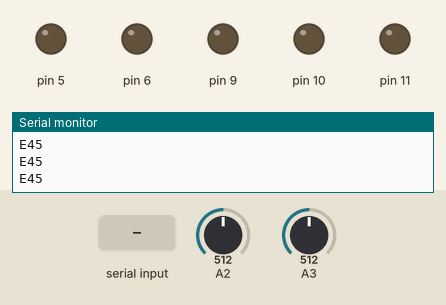
This sketch was run on a simulated Arduino Uno, built with avr-gcc and run on an emulated ATmega328P. Shown: output pins drawn as LEDs (lit = HIGH), the last lines printed to the serial monitor. Dashed ring = blinking. The inputs (shaded band) are chosen by the test bench; at power-on: A2 = 512, A3 = 512.

Above: at 1.2 s.
1.3 s: "R90\n" received over Serial
At 1.46 s:
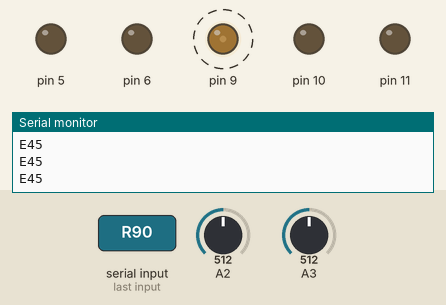
4.3 s: "E90\n" received over Serial
At 5.5 s:
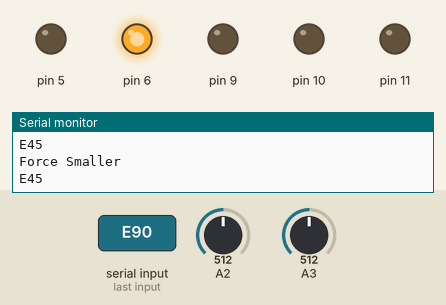
5.8 s: A2 set to 260
8.8 s: A2 set to 241
At 8.98 s:
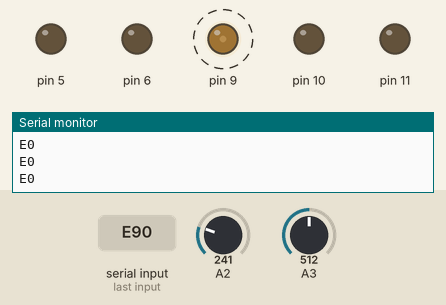
11.8 s: A3 set to 315
14.8 s: A3 set to 283
At 15.1 s:
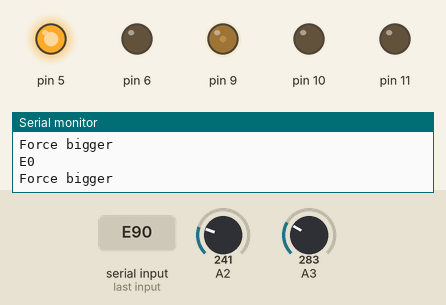
Timing chart, 0 to 17.3 s (numbered marks = the images above; inputs shaded):
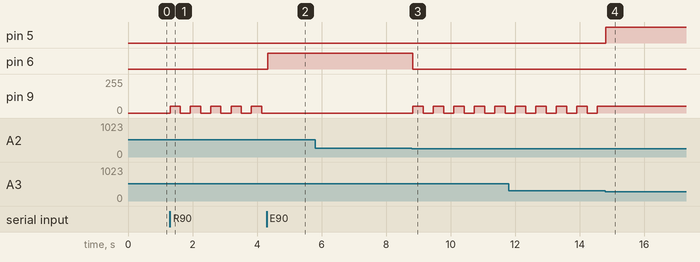

The sketch:

brake_F.ino
```cpp
#include <SoftwareSerial.h>

bool DirectIn = 0;
bool RBlink = 0;
bool LBlink = 0;
bool BLight = 0;
bool Bstatus = 0;
bool brake = 0;

int autoBMax=842, autoBMin=242, autoBMaxF=100, autoBMinF=0; // analog200 -> softbrake
int manualBMax=322, manualBMin=198, manualBMaxF=100, manualBMinF=0;
int autoBF = 0, manualBF = 0, TbrakeF = 0;
int requestForce = 1;

unsigned long Btime = 0;

void setup() {
  Serial.begin(9600);
  pinMode(A2,INPUT);
  pinMode(A3,INPUT);
  pinMode(5,OUTPUT);
  pinMode(6,OUTPUT);
  pinMode(9,OUTPUT);
  pinMode(10,OUTPUT);
  pinMode(11,OUTPUT);
  Serial.println("\nSetup OK");
}

void loop() {
  brakeS();
  if (brake) brakeA();
  SerialEvent();
  light();
}

void(* resetFunc) (void) = 0;
```

LIGHT.ino
```cpp
void light(){
  if (RBlink||LBlink){
    if (millis()-Btime>300){
      if (!Bstatus){
//        Serial.println("IN");
        if (RBlink) analogWrite(9,50);
        if (LBlink) analogWrite(11,50);
        Bstatus = 1;
      }
      else {
        analogWrite(9,0);
        analogWrite(11,0);
        Bstatus = 0;
      }
      Btime = millis();
    }
  }
  else {
    analogWrite(9,0);
    analogWrite(11,0);
    Bstatus = 0;
  }
}
```

brakeActivate.ino
```cpp
void brakeA(){
  if ((requestForce-10>TbrakeF||DirectIn == 1)&&autoBF<autoBMaxF&&autoBF<103){
    digitalWrite(5,1);
    while (requestForce>TbrakeF){
      Serial.println("Force bigger");
      brakeS();
      SerialEvent();
      if (TbrakeF+5>=requestForce||autoBF>=autoBMaxF){
        digitalWrite(5,0);
        break;
      }
    }
    digitalWrite(5,0);
    Serial.println("Force STOP");
    DirectIn = 0;
  }

  else if ((requestForce+10<TbrakeF||DirectIn == 1)&&autoBF>autoBMinF&&autoBF>3){
    digitalWrite(6,1);
    while (requestForce<TbrakeF){
      Serial.println("Force Smaller");
      brakeS();
      SerialEvent();
      if (TbrakeF-5<=requestForce||autoBF<=autoBMinF){
        digitalWrite(6,0);
        break;
      }
    }
    digitalWrite(6,0);
    Serial.println("Force STOP");
    DirectIn = 0;
  }
  if (autoBF-3>=autoBMaxF){
    digitalWrite(5,0);
    digitalWrite(6,1);
    delay(100);
    digitalWrite(6,0);
    Serial.println("autoBrake Fixing");
  }
  else if (autoBF+5<=autoBMinF){
    digitalWrite(6,0);
    digitalWrite(5,1);
    delay(100);
    digitalWrite(5,0);
    Serial.println("autoBrake Fixing");
  }
  if (analogRead(A2)>=1000){
    digitalWrite(5,0);
    digitalWrite(6,1);
    delay(100);
    digitalWrite(6,0);
    Serial.println("autoBrake Fixing(S)<F>");
  }
  else if (analogRead(A2)+10<=50){
    digitalWrite(6,0);
    digitalWrite(5,1);
    delay(100);
    digitalWrite(5,0);
    Serial.println("autoBrake Fixing(B)<F>");
  }
}
```

brakeShow.ino
```cpp
void brakeS(){
  (void)analogRead(A2);
  autoBF = map(analogRead(A2), autoBMin, autoBMax, autoBMinF, autoBMaxF);
  delay(10);
  autoBF = map(analogRead(A2), autoBMin, autoBMax, autoBMinF, autoBMaxF);
  (void)analogRead(A3);
  manualBF = map(analogRead(A3), manualBMin, manualBMax, manualBMinF, manualBMaxF);
  delay(10);
  manualBF = map(analogRead(A3), manualBMin, manualBMax, manualBMinF, manualBMaxF);
  TbrakeF = autoBF + manualBF;
  if (Serial){
//    Serial.print("autoBrake Force : ");
//    Serial.print(autoBF);
//    Serial.print(" N\tManual Brake : ");
//    Serial.print(manualBF);
//    Serial.print(" N\tTotal Force : ");
//    Serial.print(TbrakeF);
//    Serial.println(" N");
    Serial.print('E');
    Serial.println(autoBF);
  }
}
```

serialEvent.ino
```cpp
void SerialEvent(){
  if (Serial.available()){
    char in = Serial.read();
    if (in == 'E' ){
      requestForce = Serial.parseInt();
      Serial.println("requestForce:");
      Serial.println(requestForce);
      DirectIn = 1;
      brake = 1;
      brakeA();
    }
    else if (in == 'R'){
      RBlink = Serial.parseInt();
      light();
    }
    else if (in == 'L'){
      LBlink = Serial.parseInt();
      light();
    }
    else if (in == 'S') resetFunc();
  }
}
```

Measured:
- the behaviour switches between 248 and 247 on A2 (found by bisection; images 2 and 3)
- the behaviour switches between 298 and 297 on A3 (found by bisection; images 3 and 4)
- after the input at 1.3 s, pin 9: alternates 50/255 for 0.32 s and 0/255 for 0.32 s, starting at once
- after the input at 4.3 s, pin 6: LOW → HIGH at once; pin 9: stops changing and stays 0/255
- after the input at 8.8 s, pin 6: HIGH → LOW at once; pin 9: alternates 50/255 for 0.32 s and 0/255 for 0.32 s, starting at once
- after the input at 14.8 s, pin 5: LOW → HIGH at once; pin 9: stops changing and stays 50/255
